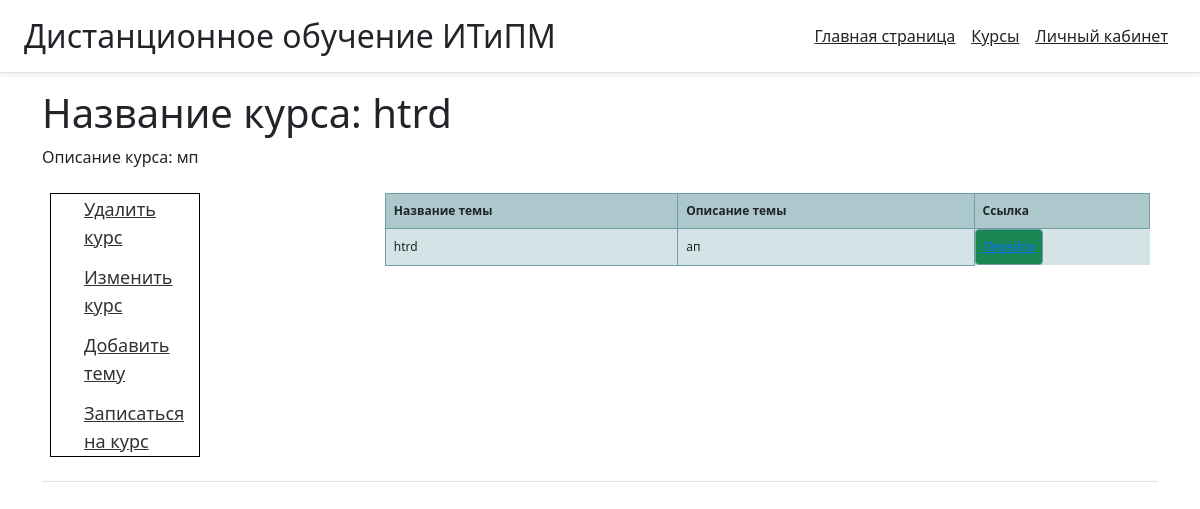
/course/1/ (signed in), run on the app's committed database.
### course/models.py (models this page shows, shortened)
class CourseTable(models.Model):
    title = models.CharField('Название курса', max_length=75)
    task = models.TextField('Описание курса', max_length=250)
    teacher = models.ForeignKey(User_table, on_delete=models.CASCADE)
    class Meta:
        verbose_name = 'Курс'
        verbose_name_plural = 'Курсы'

class TopicTable(models.Model):
    title = models.CharField('Название темы', max_length=75)
    task = models.TextField('Описание темы', max_length=250)
    id_course = models.ForeignKey(CourseTable, on_delete=models.CASCADE)
    class Meta:
        verbose_name = 'Тему'
        verbose_name_plural = 'Темы'

### course/views.py (the view)
# urls.py: path('<int:pk>/', views.detail, name='datail'),
@login_required
def detail(request, pk):
    ku = list(CourseTable.objects.filter(id=pk).values())
    top = TopicTable.objects.filter(id_course=pk)
    user = auth.get_user(request)
    return render(request, 'cours/datail.html', {'post': ku[0], 'top': top, 'pk': pk, 'user':user})

### course/templates/cours/datail.html (shortened to what this page needs)
{% extends 'main/base.html' %} {% block title %} {{ post.title }} {% endblock %} {% block content %}
<h1>Название курса: {{ post.title }}</h1>
<p>Описание курса: {{ post.task }}</p>
<table class="table">
    <tbody>
        <tr>
            <td class="table_left">
                <div class="menu_gl">
                    <ul class="menu">
                        <li><a href="{% url 'delete' pk %}">Удалить курс</a></li>
                        <li><a href="{% url 'update' pk %}">Изменить курс</a></li>
                        <li><a href="{% url 'newtopic' pk %}">Добавить тему</a></li>
                        <li><a href="{% url 'record'  %}">Записаться на курс</a></li>
                    </ul>
                </div>
            </td>
            <td class="table_right">
                {% if top %} {% for el in top %}
                <table class="tftable">
                    <tr>
                        <th class="p-2 text-dark">Название темы</th>
                        <th class="p-2 text-dark">Описание темы</th>
                        <th class="p-2 text-dark">Ссылка</th>
                    </tr>
                    <tr>
                        <td class="p-2 text-dark">{{ el.title }}</td>
                        <td class="p-2 text-dark">{{ el.task }}</td>
                        <td class="btn btn-success"><a href="{% url 'top_datail' pk el.id %}">Перейти</a></td>
                    </tr>
                </table>
                {%endfor%} {% else %}
                <p>Вы не добавили темы</p>
                {%endif%} {% endblock %}

### main/static/main/css/style.css (style rules this page uses)
li { list-style-type: none; }
a { text-decoration: none; display: inline-block; }
body { font-family: 'PT Serif', serif; font-weight: 400; font-size: 14px; line-height: 18px; color: #000; background-color: #fff; }
.p-2 { padding: .5rem!important }
.text-dark { color: #343a40!important }
.btn { display: inline-block; color: #212529; cursor: pointer; text-align: center; -webkit-user-select: none; -moz-user-select: none; -ms-user-select: none; padding: .375rem .75rem; line-height: 1.5; border-radius: .25rem; transition: color .15s ease-in-out, background-color .15s ease-in-out, border-color .15s ease-in-out, box-shadow .15s ease-in-out; padding-left: 18px; }
.btn-success { color: #fff; background-color: #28a745; border-color: #28a745 }
.menu { border: 1px solid #000; max-width: 150px; }
.menu li { display: inline-block; }
.menu a { color: #323232; font-size: 18px; line-height: 28px; border: 1px solid transparent; transition: ALL .3s; }
.menu li+li { padding-top: 10px; }
.menu_gl { width: 180px; }
.tftable { font-size: 12px; color: #333333; width: 100%; border-width: 1px; border-color: #729ea5; border-collapse: collapse; }
.tftable th { font-size: 12px; background-color: #acc8cc; border-width: 1px; padding: 8px; border-style: solid; border-color: #729ea5; text-align: left; }
.tftable tr { background-color: #d4e3e5; }
.tftable td { font-size: 12px; border-width: 1px; padding: 8px; border-style: solid; border-color: #729ea5; }
.table { border-collapse: collapse; width: 100%; }
.table_left { width: 30%; }
.table_right { width: 70%; }

### data on the page
CourseTable: title "htrd", task "мп"
TopicTable: title "htrd", task "ап"
